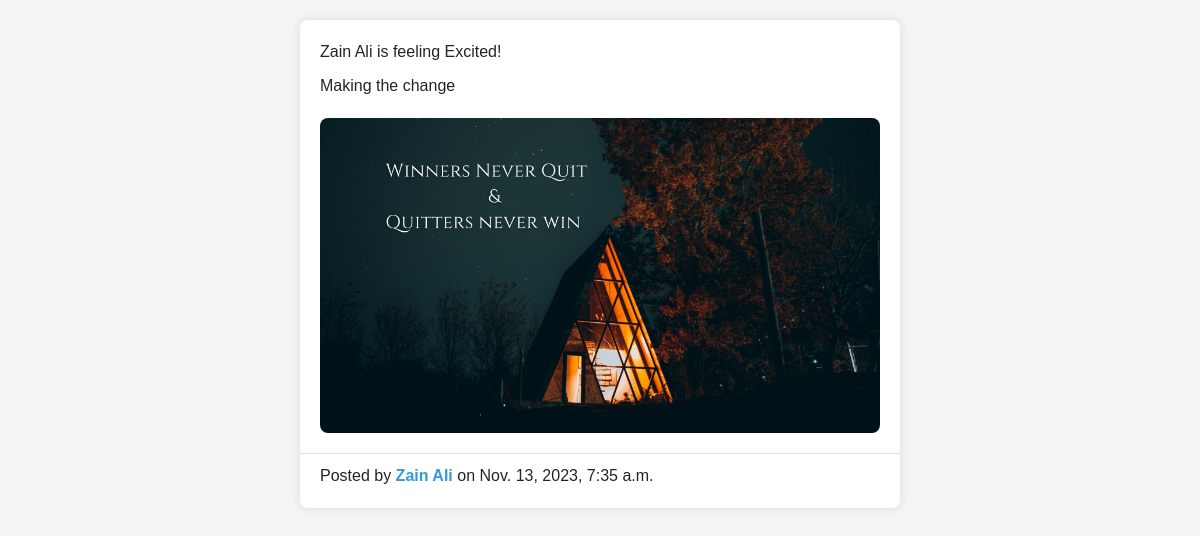
Before: / with the older database file.
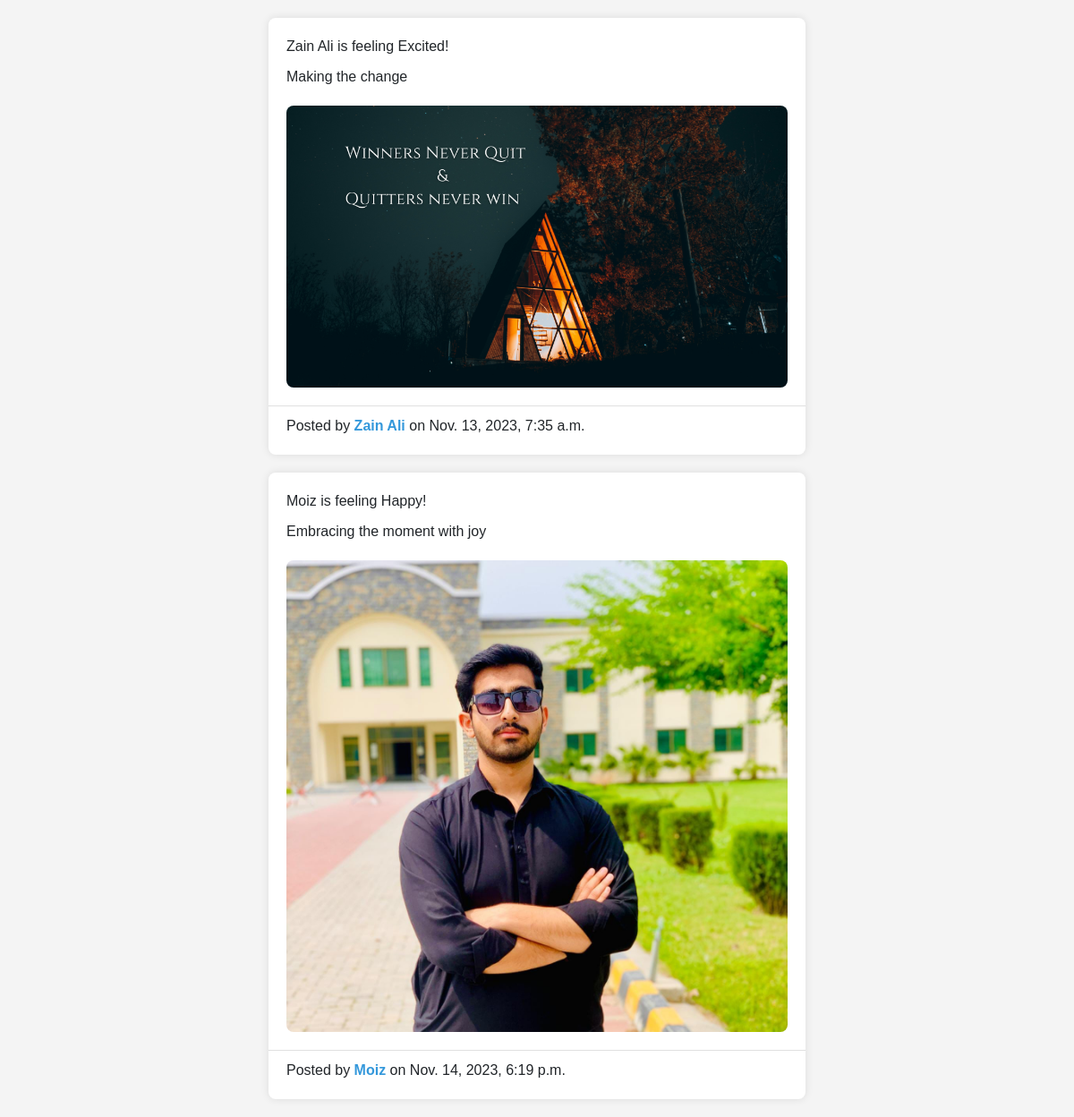
After: the same page with the newer database file.
### socialapp/models.py (models this page shows, shortened)
class Post(models.Model):
    owner = models.ForeignKey(User, on_delete=models.CASCADE)
    desc = models.TextField(null=True, blank=True)
    tag = models.OneToOneField('Tag', on_delete=models.CASCADE)
    updated = models.DateTimeField(auto_now=True)
    created = models.DateTimeField(auto_now_add=True)
    image = models.ImageField(null=True,blank=True,default="default.jpg")

class User(AbstractUser):
    name = models.CharField(max_length=200, null=True)
    username = models.CharField(max_length=200, unique=True, null=True)
    email = models.EmailField(unique=True, null=True)
    bio = models.TextField(null=True, blank=True)
    profile_pic = models.ImageField(null=True, default="avatar.svg")

class Tag(models.Model):
    name = models.CharField(max_length=200)
    def __str__(self):
        return self.name

### socialapp/views.py (the view)
# urls.py: path('', views.home, name='home')
def home(request):
    posts = Post.objects.all()
    context = {'posts': posts}
    return render(request, 'socialapp/home.html', context)

### socialapp/templates/socialapp/home.html (shortened to what this page needs)
{% extends "main.html" %}
{% block content %}
{% for post in posts %}
<div class="post-container">
    <div class="post-content">
        <p>{{post.owner.name}} is feeling {{post.tag}}!</p>
        <p>{{post.desc}}</p>
        <img src="{{post.image.url}}" alt="Post Image" class="post-image">
    </div>
    <div class="post-footer">
        <p>Posted by <a href=" ">{{post.owner.name}}</a> on {{post.created}}</p>
    </div>
</div>
{% endfor %}
{% endblock content %}

### templates/main.html (shortened to what this page needs)
<!doctype html>
<html lang="en">
  <head>
    <link href="https://cdn.jsdelivr.net/npm/bootstrap@5.3.2/dist/css/bootstrap.min.css" rel="stylesheet">
  </head>
  <body>
  </body>
  {% block content %}
  {% endblock content %}
</html>

### socialapp/templates/socialapp/home.html (style rules this page uses)
body { font-family: Arial, sans-serif; background-color: #f4f4f4; margin: 0; padding: 0; box-sizing: border-box; }
.post-container { max-width: 600px; margin: 20px auto; background-color: #ffffff; border-radius: 8px; box-shadow: 0 0 10px rgba(0, 0, 0, 0.1); overflow: hidden; }
.post-content { padding: 20px; }
.post-footer { padding: 10px 20px; border-top: 1px solid #e0e0e0; }
p { margin: 0 0 10px; }
a { color: #3498db; text-decoration: none; font-weight: bold; }
.post-image { max-width: 100%; height: auto; border-radius: 8px; margin-top: 10px; }

Changed rows visible on the page:
added Post: owner.name "Moiz", tag "Happy", desc "Embracing the moment with joy", image (picture), created "Nov. 14, 2023, 6:19 p.m."
